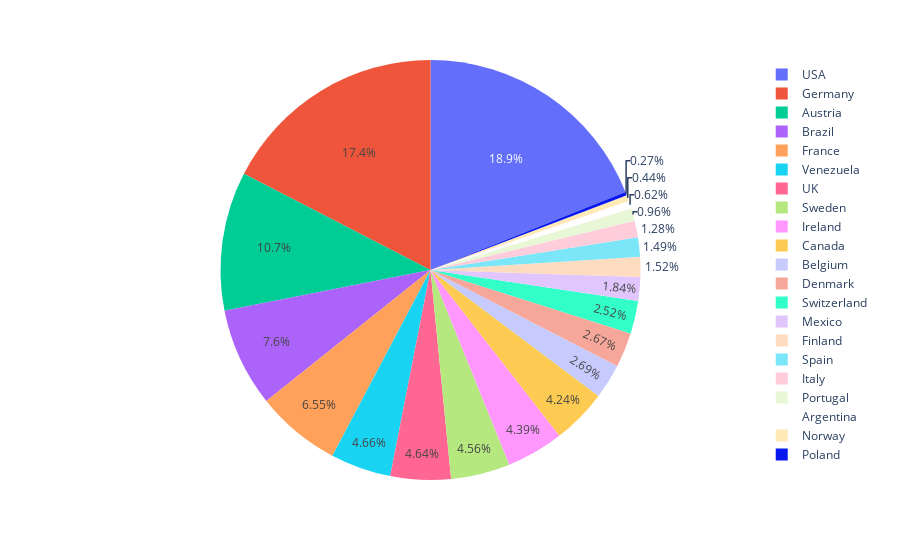

This figure's notebook cell:
### Markdown cell above
**Countries Vs. Total Amount Pie Chart:**

### Code cell
px.pie(data_frame=country_group, labels="country", values="proportion", names="country")

### Figure 1 — Plotly figure (JSON) as saved in the notebook; plotly's stock layout.template omitted (floating-point values rounded to 4 significant figures)
{"data": [{"domain": {"x": [0, 1], "y": [0, 1]}, "hovertemplate": "country=%{label}<br>proportion=%{value}<extra></extra>", "labels": ["USA", "Germany", "Austria", "Brazil", "France", "Venezuela", "UK", "Sweden", "Ireland", "Canada", "Belgium", "Denmark", "Switzerland", "Mexico", "Finland", "Spain", "Italy", "Portugal", "Argentina", "Norway", "Poland"], "legendgroup": "", "name": "", "showlegend": true, "type": "pie", "values": [18.94, 17.42, 10.69, 7.6, 6.55, 4.66, 4.64, 4.56, 4.39, 4.24, 2.69, 2.67, 2.52, 1.84, 1.52, 1.49, 1.28, 0.96, 0.62, 0.44, 0.27]}], "layout": {"legend": {"tracegroupgap": 0}, "margin": {"t": 60}}}
